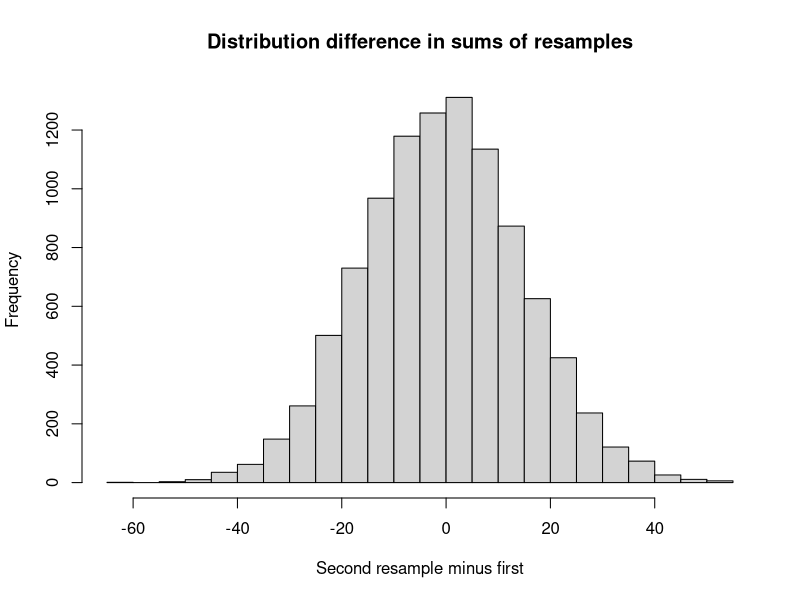

Reproduce this figure in R.
## ---- chunk 1
# Read the data file containing pig ration data.
rations_df <- read.csv('data/pig_rations.csv')
# Show the first 6 rows.
head(rations_df)
## ---- chunk 2
# Select ration B rows.
ration_b_df <- subset(rations_df, rations_df['ration'] == 'B')
#  Show the first six rows.
head(ration_b_df)
## ---- chunk 3
b_weights <- ration_b_df$weight_gain
# Show the result.
b_weights
## ---- chunk 4
ration_a_df <- subset(rations_df, rations_df['ration'] == 'A')
a_weights <- ration_a_df$weight_gain
# Show the result.
a_weights
## ---- chunk 5
both <- c(a_weights, b_weights)
both
## ---- chunk 6
# Set the number of trials
n_trials <- 10000

# An empty array to store the trial results.
results <- numeric(n_trials)

# Do 10,000 experiments.
for (i in 1:n_trials) {
    # Take a "resample" of 12 with replacement from both and put it in fake_a
    fake_a <- sample(both, size=12, replace=TRUE)
    # Likewise to make fake_b
    fake_b <- sample(both, size=12, replace=TRUE)
    # Sum the first "resample."
    fake_a_sum <- sum(fake_a)
    # Sum the second "resample."
    fake_b_sum <- sum(fake_b)
    # Calculate the difference between the two resamples.
    fake_diff <- fake_a_sum - fake_b_sum
    # Keep track of each trial result.
    results[i] <- fake_diff
    # End one experiment, go back and repeat until all trials are complete,
    # then proceed.
}
# Produce a histogram of trial results.
hist(results, breaks=25,
      xlab='Second resample minus first',
      main='Distribution difference in sums of resamples')
## ---- chunk 7
# Determine how many of the trials produced a difference between resamples.
count_more <- sum(results >= 38)
# Likewise for a difference of -38.
count_less <- sum(results <= -38)
# Add the two together.
k = count_more + count_less
# Divide by number of trials to convert to proportion.
kk = k / n_trials
# Print the result.
message('Proportion of trials with either >=38 or <=-38: ', kk)
